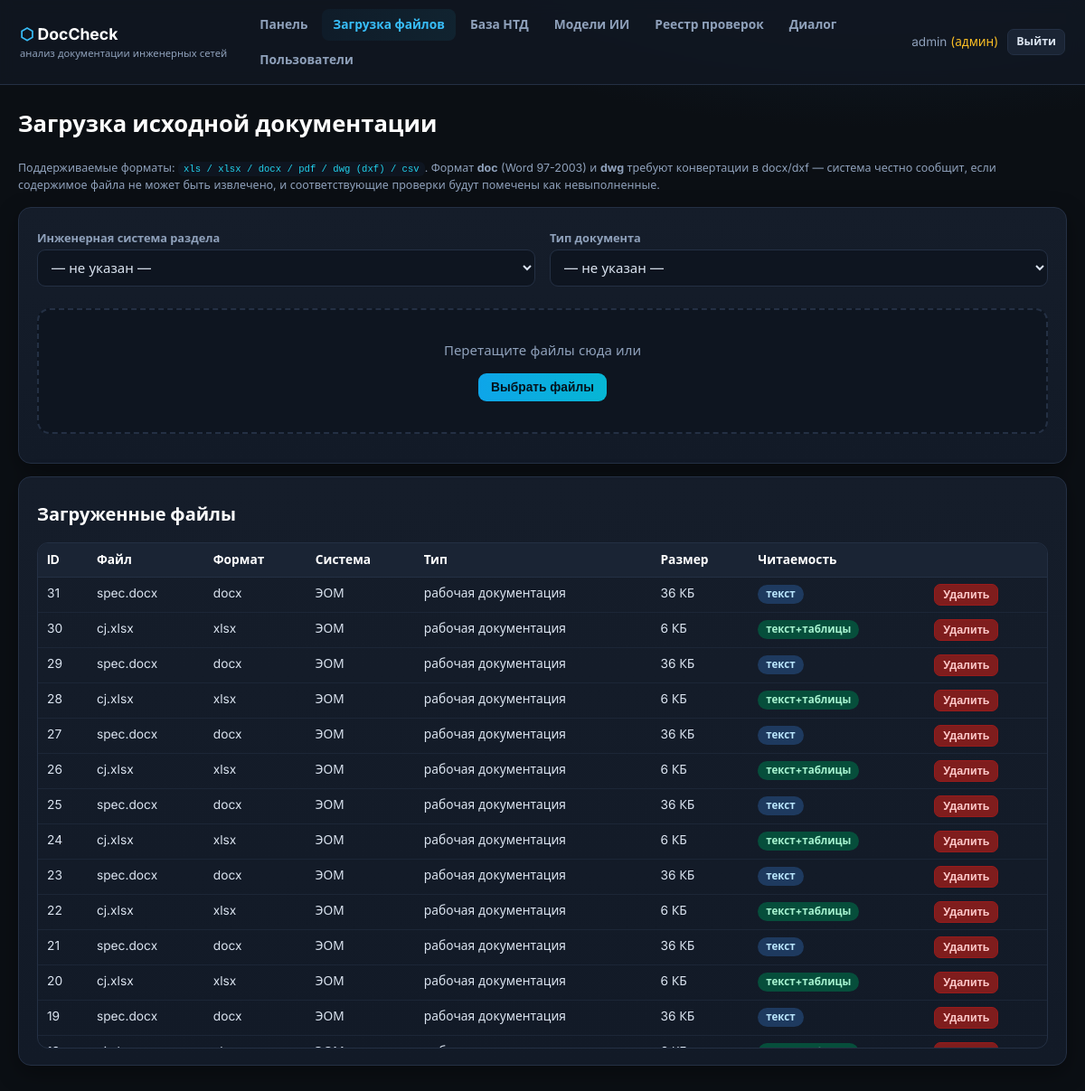
Screenshot of /upload (signed in) with the database file from the repository.
### app/models.py (models this page shows, shortened)
class User(UserMixin, db.Model):
    __tablename__ = "users"
    id = db.Column(db.Integer, primary_key=True)
    username = db.Column(db.String(64), unique=True, nullable=False)
    full_name = db.Column(db.String(128), default="")
    email = db.Column(db.String(128), default="")
    password_hash = db.Column(db.String(256), nullable=False)
    role = db.Column(db.String(16), default="user")  # admin | user
    is_blocked = db.Column(db.Boolean, default=False)
    created_at = db.Column(db.DateTime, default=utcnow)
    checks = db.relationship("Check", backref="user", lazy="dynamic")
    @property
    def is_active(self):
        return not self.is_blocked
    @property
    def is_admin(self):
        return self.role == "admin"

class UploadedFile(db.Model):
    __tablename__ = "uploaded_files"
    id = db.Column(db.Integer, primary_key=True)
    user_id = db.Column(db.Integer, db.ForeignKey("users.id"))
    filename = db.Column(db.String(256), nullable=False)      # имя на диске
    original_name = db.Column(db.String(256), nullable=False)  # исходное имя
    ext = db.Column(db.String(16))
    size = db.Column(db.Integer, default=0)
    system = db.Column(db.String(64), default="")   # ЭОМ, ЭС, АПС, СОУЭ, СКС, ...
    doctype = db.Column(db.String(64), default="")  # план, схема, кабельный журнал, спецификация, расчет
    uploaded_at = db.Column(db.DateTime, default=utcnow)
    text_cache = db.Column(db.Text, default="")  # извлеченный текст/таблицы (для xls/docx/pdf)

### app/routes/main.py (the view)
@bp.route("/upload", methods=["GET"])
@login_required
def upload_page():
    files = UploadedFile.query.order_by(UploadedFile.uploaded_at.desc()).all()
    return render_template("upload.html", files=files)

### app/templates/upload.html (shortened to what this page needs)
{% extends "base.html" %}
{% block content %}
<h1>Загрузка исходной документации</h1>
<p class="hint mb">Поддерживаемые форматы: <code>xls / xlsx / docx / pdf / dwg (dxf) / csv</code>.
Формат <b>doc</b> (Word 97-2003) и <b>dwg</b> требуют конвертации в docx/dxf — система честно сообщит,
если содержимое файла не может быть извлечено, и соответствующие проверки будут помечены как невыполненные.</p>
<div class="card mb">
  <div class="grid cols-2">
    <div><label>Инженерная система раздела</label>
      <select id="selSystem">
        <option value="">— не указан —</option>
      </select></div>
    <div><label>Тип документа</label>
      <select id="selDoctype">
        <option value="">— не указан —</option>
      </select></div>
  </div>
  <div id="dropzone" class="dropzone mt">
    Перетащите файлы сюда или<br>
    <button class="btn btn-primary mt" onclick="document.getElementById('fileInput').click()">
      Выбрать файлы</button>
  </div>
</div>
<div class="card">
  <h2>Загруженные файлы</h2>
  {% if files %}
  <div class="table-wrap"><table>
    <tr><th>ID</th><th>Файл</th><th>Формат</th><th>Система</th><th>Тип</th><th>Размер</th><th>Читаемость</th><th></th></tr>
    {% for f in files %}
    <tr>
      <td>{{ f.id }}</td><td>{{ f.original_name }}</td><td>{{ f.ext }}</td>
      <td>{{ f.system }}</td><td>{{ f.doctype }}</td>
      <td>{{ '%.0f КБ' % (f.size/1024) }}</td>
      <td>{% if f.text_cache and '@@TABLES_JSON@@' in f.text_cache %}<span class="badge b-ok">текст+таблицы</span>
          {% elif f.text_cache %}<span class="badge b-info">текст</span>
          {% else %}<span class="badge b-crit">не извлечено</span>{% endif %}</td>
      <td><button class="btn btn-sm btn-danger" onclick="delFile({{ f.id }})">Удалить</button></td>
    </tr>
    {% endfor %}
  </table></div>
  {% else %}<p class="hint">Файлы ещё не загружены.</p>{% endif %}
</div>
{% endblock %}

### app/templates/base.html (shortened to what this page needs)
<!DOCTYPE html>
<html lang="ru">
<head>
<link rel="stylesheet" href="{{ url_for('static', filename='style.css') }}">
</head>
<body class="{% if not current_user.is_authenticated %}login-body{% endif %}">
{% if current_user.is_authenticated %}
<nav class="topbar">
  <div class="brand"><span class="logo">⬡</span> DocCheck <small>анализ документации инженерных сетей</small></div>
  <div class="nav-links">
    <a href="{{ url_for('main.dashboard') }}" class="{{ 'active' if request.endpoint=='main.dashboard' }}">Панель</a>
    <a href="{{ url_for('main.upload_page') }}" class="{{ 'active' if request.endpoint=='main.upload_page' }}">Загрузка файлов</a>
    <a href="{{ url_for('main.ntd') }}" class="{{ 'active' if request.endpoint.startswith('main.ntd') }}">База НТД</a>
    <a href="{{ url_for('main.models') }}" class="{{ 'active' if request.endpoint=='main.models' }}">Модели ИИ</a>
    <a href="{{ url_for('main.history') }}" class="{{ 'active' if request.endpoint=='main.history' }}">Реестр проверок</a>
    <a href="{{ url_for('main.chat_page') }}" class="{{ 'active' if request.endpoint=='main.chat_page' }}">Диалог</a>
    {% if current_user.is_admin %}<a href="{{ url_for('auth.users') }}" class="{{ 'active' if request.endpoint=='auth.users' }}">Пользователи</a>{% endif %}
  </div>
  <div class="nav-user">
    <span class="uname">{{ current_user.username }}{% if current_user.is_admin %} <em>(админ)</em>{% endif %}</span>
    <a class="btn btn-sm" href="{{ url_for('auth.logout') }}">Выйти</a>
  </div>
</nav>
{% endif %}
<main class="container">
  {% block content %}{% endblock %}
</main>
</body>
</html>

### app/static/style.css (style rules this page uses)
:root { --bg:#0b0f14; --bg2:#111722; --panel:#151d2a; --panel2:#1a2434; --line:#243044; --txt:#dbe4f0; --muted:#8fa1bb; --acc:#38bdf8; --acc2:#22d3ee; --ok:#34d399; --warn:#fbbf24; --crit:#f87171; }
* { box-sizing:border-box }
body { margin:0;background:radial-gradient(1200px 600px at 80% -10%, #14283c 0%, var(--bg) 55%) fixed; color:var(--txt);font-family:'Inter',system-ui,sans-serif;font-size:15px;line-height:1.5 }
a { color:var(--acc);text-decoration:none }
h1,h2,h3 { font-weight:700;color:#fff;margin:.4em 0 .8em }
h1 { font-size:1.6rem }
h2 { font-size:1.25rem }
.topbar { display:flex;align-items:center;gap:24px;padding:10px 22px; background:rgba(17,23,34,.85);backdrop-filter:blur(8px);border-bottom:1px solid var(--line); position:sticky;top:0;z-index:50 }
.brand { font-weight:700;font-size:1.1rem;color:#fff;white-space:nowrap }
.brand small { display:block;color:var(--muted);font-weight:400;font-size:.7rem }
.logo { color:var(--acc) }
.nav-links { display:flex;gap:4px;flex-wrap:wrap;flex:1 }
.nav-links a { padding:7px 12px;border-radius:8px;color:var(--muted);font-weight:600;font-size:.86rem }
.nav-links a.active { background:linear-gradient(90deg,#0e3a5233,#155e7533);color:var(--acc) }
.nav-user { display:flex;align-items:center;gap:10px }
.uname { color:var(--muted);font-size:.85rem }
.uname em { color:var(--warn);font-style:normal }
.container { max-width:1200px;margin:24px auto;padding:0 20px }
.grid { display:grid;gap:16px }
.grid.cols-2 { grid-template-columns:repeat(auto-fit,minmax(380px,1fr)) }
.card { background:linear-gradient(180deg,var(--panel),#121a27);border:1px solid var(--line); border-radius:14px;padding:18px 20px;box-shadow:0 8px 24px rgba(0,0,0,.35) }
.btn { display:inline-block;background:var(--panel2);border:1px solid var(--line);color:var(--txt); padding:8px 14px;border-radius:9px;font-weight:600;font-size:.86rem;cursor:pointer }
.btn-primary { background:linear-gradient(90deg,#0ea5e9,#06b6d4);border:none;color:#04121c }
.btn-danger { background:#7f1d1d;border-color:#991b1b;color:#fecaca }
.btn-sm { padding:4px 9px;font-size:.78rem;border-radius:7px }
input,select,textarea { width:100%;background:#0e1520;border:1px solid var(--line);color:var(--txt); border-radius:9px;padding:9px 11px;font:inherit;margin-bottom:10px }
label { display:block;color:var(--muted);font-size:.8rem;font-weight:600;margin:6px 0 3px }
table { width:100%;border-collapse:collapse;font-size:.86rem }
th { background:var(--panel2);color:#fff;text-align:left;padding:8px 10px;border-bottom:1px solid var(--line);position:sticky;top:0 }
td { padding:7px 10px;border-bottom:1px solid #1c2637;vertical-align:top }
.table-wrap { max-height:560px;overflow:auto;border:1px solid var(--line);border-radius:12px }
.badge { display:inline-block;padding:2px 9px;border-radius:20px;font-size:.72rem;font-weight:700 }
.b-info { background:#1e3a5f;color:#bae6fd }
.b-ok { background:#064e3b;color:#a7f3d0 }
.dropzone { border:2px dashed var(--line);border-radius:14px;padding:34px;text-align:center; color:var(--muted);background:#0e1520;transition:.2s }
.hint { color:var(--muted);font-size:.78rem }
.mt { margin-top:14px }
.mb { margin-bottom:14px }
code { background:#0e1520;padding:2px 6px;border-radius:6px;font-size:.85em;color:var(--acc2) }

### rows the page displays
User: username "admin"
UploadedFile: id "31", original_name "spec.docx", ext "docx", system "ЭОМ", doctype "рабочая документация", f.size/1024 "36 КБ", shows "текст"
UploadedFile: id "30", original_name "cj.xlsx", ext "xlsx", system "ЭОМ", doctype "рабочая документация", f.size/1024 "6 КБ", shows "текст+таблицы"
UploadedFile: id "29", original_name "spec.docx", ext "docx", system "ЭОМ", doctype "рабочая документация", f.size/1024 "36 КБ", shows "текст"
UploadedFile: id "28", original_name "cj.xlsx", ext "xlsx", system "ЭОМ", doctype "рабочая документация", f.size/1024 "6 КБ", shows "текст+таблицы"
UploadedFile: id "27", original_name "spec.docx", ext "docx", system "ЭОМ", doctype "рабочая документация", f.size/1024 "36 КБ", shows "текст"
UploadedFile: id "26", original_name "cj.xlsx", ext "xlsx", system "ЭОМ", doctype "рабочая документация", f.size/1024 "6 КБ", shows "текст+таблицы"
UploadedFile: id "25", original_name "spec.docx", ext "docx", system "ЭОМ", doctype "рабочая документация", f.size/1024 "36 КБ", shows "текст"
UploadedFile: id "24", original_name "cj.xlsx", ext "xlsx", system "ЭОМ", doctype "рабочая документация", f.size/1024 "6 КБ", shows "текст+таблицы"
UploadedFile: id "23", original_name "spec.docx", ext "docx", system "ЭОМ", doctype "рабочая документация", f.size/1024 "36 КБ", shows "текст"
UploadedFile: id "22", original_name "cj.xlsx", ext "xlsx", system "ЭОМ", doctype "рабочая документация", f.size/1024 "6 КБ", shows "текст+таблицы"
UploadedFile: id "21", original_name "spec.docx", ext "docx", system "ЭОМ", doctype "рабочая документация", f.size/1024 "36 КБ", shows "текст"
UploadedFile: id "20", original_name "cj.xlsx", ext "xlsx", system "ЭОМ", doctype "рабочая документация", f.size/1024 "6 КБ", shows "текст+таблицы"
UploadedFile: id "19", original_name "spec.docx", ext "docx", system "ЭОМ", doctype "рабочая документация", f.size/1024 "36 КБ", shows "текст"
